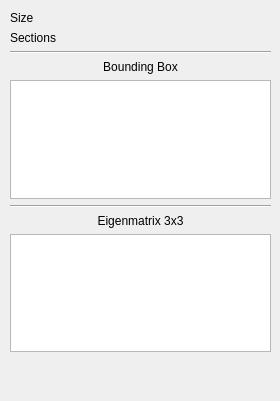
        <widget class="QWidget" name="tab">
         <attribute name="title">
          <string>Information</string>
         </attribute>
         <widget class="QWidget" name="verticalLayoutWidget_5">
          <property name="geometry">
           <rect>
            <x>10</x>
            <y>11</y>
            <width>261</width>
            <height>381</height>
           </rect>
          </property>
          <layout class="QVBoxLayout" name="verticalLayout_7">
           <item>
            <layout class="QGridLayout" name="gridLayout_7">
             <item row="0" column="1">
              <widget class="QLabel" name="labelPointCloudSizeValue">
               <property name="text">
                <string/>
               </property>
              </widget>
             </item>
             <item row="0" column="0">
              <widget class="QLabel" name="labelPointCloudSize">
               <property name="sizePolicy">
                <sizepolicy hsizetype="Preferred" vsizetype="Fixed">
                 <horstretch>0</horstretch>
                 <verstretch>0</verstretch>
                </sizepolicy>
               </property>
               <property name="text">
                <string>Size</string>
               </property>
              </widget>
             </item>
             <item row="1" column="0">
              <widget class="QLabel" name="labelPointCloudSections">
               <property name="sizePolicy">
                <sizepolicy hsizetype="Preferred" vsizetype="Fixed">
                 <horstretch>0</horstretch>
                 <verstretch>0</verstretch>
                </sizepolicy>
               </property>
               <property name="text">
                <string>Sections</string>
               </property>
              </widget>
             </item>
             <item row="1" column="1">
              <widget class="QLabel" name="labelPointCloudSectionsValue">
               <property name="text">
                <string/>
               </property>
              </widget>
             </item>
            </layout>
           </item>
           <item>
            <widget class="Line" name="line_18">
             <property name="orientation">
              <enum>Qt::Horizontal</enum>
             </property>
            </widget>
           </item>
           <item>
            <widget class="QLabel" name="labelBoundingBoxHeader">
             <property name="sizePolicy">
              <sizepolicy hsizetype="Preferred" vsizetype="Fixed">
               <horstretch>0</horstretch>
               <verstretch>0</verstretch>
              </sizepolicy>
             </property>
             <property name="text">
              <string>Bounding Box</string>
             </property>
             <property name="alignment">
              <set>Qt::AlignCenter</set>
             </property>
            </widget>
           </item>
           <item>
            <widget class="QTableView" name="tableViewBoundingBox">
             <property name="sizePolicy">
              <sizepolicy hsizetype="Preferred" vsizetype="Preferred">
               <horstretch>0</horstretch>
               <verstretch>0</verstretch>
              </sizepolicy>
             </property>
             <property name="sizeAdjustPolicy">
              <enum>QAbstractScrollArea::AdjustToContents</enum>
             </property>
             <property name="editTriggers">
              <set>QAbstractItemView::NoEditTriggers</set>
             </property>
             <property name="showDropIndicator" stdset="0">
              <bool>false</bool>
             </property>
             <property name="dragDropOverwriteMode">
              <bool>false</bool>
             </property>
             <property name="selectionMode">
              <enum>QAbstractItemView::SingleSelection</enum>
             </property>
             <property name="wordWrap">
              <bool>false</bool>
             </property>
             <attribute name="horizontalHeaderCascadingSectionResizes">
              <bool>false</bool>
             </attribute>
             <attribute name="horizontalHeaderDefaultSectionSize">
              <number>81</number>
             </attribute>
            </widget>
           </item>
           <item>
            <widget class="Line" name="line_17">
             <property name="orientation">
              <enum>Qt::Horizontal</enum>
             </property>
            </widget>
           </item>
           <item>
            <widget class="QLabel" name="labelEigenmatrixHeader">
             <property name="sizePolicy">
              <sizepolicy hsizetype="Preferred" vsizetype="Fixed">
               <horstretch>0</horstretch>
               <verstretch>0</verstretch>
              </sizepolicy>
             </property>
             <property name="text">
              <string>Eigenmatrix 3x3</string>
             </property>
             <property name="alignment">
              <set>Qt::AlignCenter</set>
             </property>
            </widget>
           </item>
           <item>
            <widget class="QTableView" name="tableViewEigenmatrix">
             <property name="sizePolicy">
              <sizepolicy hsizetype="Preferred" vsizetype="Preferred">
               <horstretch>0</horstretch>
               <verstretch>0</verstretch>
              </sizepolicy>
             </property>
             <property name="sizeAdjustPolicy">
              <enum>QAbstractScrollArea::AdjustToContents</enum>
             </property>
             <property name="editTriggers">
              <set>QAbstractItemView::NoEditTriggers</set>
             </property>
             <property name="showDropIndicator" stdset="0">
              <bool>false</bool>
             </property>
             <property name="dragDropOverwriteMode">
              <bool>false</bool>
             </property>
             <property name="selectionMode">
              <enum>QAbstractItemView::SingleSelection</enum>
             </property>
             <property name="wordWrap">
              <bool>false</bool>
             </property>
             <attribute name="horizontalHeaderCascadingSectionResizes">
              <bool>false</bool>
             </attribute>
             <attribute name="horizontalHeaderDefaultSectionSize">
              <number>81</number>
             </attribute>
            </widget>
           </item>
           <item>
            <spacer name="verticalSpacer_4">
             <property name="orientation">
              <enum>Qt::Vertical</enum>
             </property>
             <property name="sizeType">
              <enum>QSizePolicy::Preferred</enum>
             </property>
             <property name="sizeHint" stdset="0">
              <size>
               <width>20</width>
               <height>40</height>
              </size>
             </property>
            </spacer>
           </item>
          </layout>
         </widget>
        </widget>
